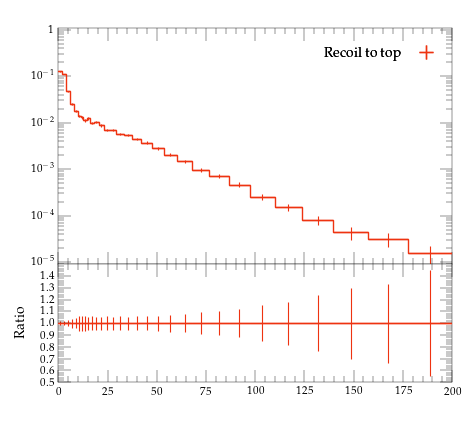

The script that saved this image:
#! /usr/bin/env python

# This Python script was auto-generated using YODA v2.0.2.
# Analysis object: /MC_HFJETS_TEST/ptCHadrLead
# Timestamp: 30-07-2026 (13:09:52)

import matplotlib as mpl
import matplotlib.pyplot as plt
mpl.use('Agg') # comment out for interactive use
import os
import numpy as np

plotDir = os.path.split(os.path.realpath(__file__))[0]
if 'YODA_USER_PLOT_PATH' in globals():
    plot_outdir = globals()['YODA_USER_PLOT_PATH']
else:
    plot_outdir = plotDir

#plot style
plt.style.use(os.path.join(plotDir, '../default.mplstyle'))
# plot metadata
figW, figH = plt.rcParams['figure.figsize']
ax_xLabel = r''
ax_yLabel = r''
ax_title  = r''
ax_xScale = 'linear'
ax_yScale = 'log'
xLims = (0.0, 200.0)
yLims = (9e-06, 1.1)

# TeX-friendly labels for the legend
labels = {
    'legend' : ([ r"Recoil to top" ], r""),
}

# Adjust canvas width and height
canvasW = 10.0
canvasH = 9.0
figW *= canvasW/10.
figH *= canvasH/9.

# Create figure and axis objects
fig, (ax, ratio0_ax) = plt.subplots(2, 1, sharex=True,
                  figsize=(figW,figH), gridspec_kw={'height_ratios': (6.0, 3.0)})

# Set figure margins
plt.subplots_adjust(
    left   = 1.0 * plt.rcParams['figure.subplot.left'],
    right  = 1.0 * plt.rcParams['figure.subplot.right'],
    top    = 1.0 * plt.rcParams['figure.subplot.top'],
    bottom = 1.0 * plt.rcParams['figure.subplot.bottom'])

ratio0_ax.yaxis.set_major_locator(mpl.ticker.MultipleLocator(0.1))
ratio0_ax.set_ylim(0.5, 1.4999)
ratio0_ax.set_ylabel('Ratio')

# the numerical data is stored in a separate file
dataf = dict()
prefix = os.path.split(__file__)[0]
if prefix:    prefix = prefix + '/'
exec(open(prefix+'ptCHadrLead__data.py').read(), dataf)


legend_handles = dict() # keep track of handles for the legend

# style options for curves
# starts at zorder>=5 to draw curve on top of legend
styles = {
  'recoil_t': {
    'color' : '#EE3311',
    'linestyle' : '-',
    'linewidth' : 1,
    'marker' : 'none',
    'markersize' : 2,
    'capsize' : 0.0,
    'zorder' : 5,
    'histstyle' : 1,
    'drawstyle' : 'steps-pre',
    'xerrorbars' : 1,
    'yerrorbars' : 1,
    'fillcolor' : None,
    'fillopacity' : 1.0,
    'ratio0_linestyle' : '-',
    'ratio0_linewidth' : 1,
    'ratio0_marker' : 'none',
    'ratio0_markersize' : 2,
    'ratio0_capsize' : 0.0,
    'ratio0_zorder' : 5,
    'ratio0_histstyle' : 1,
    'ratio0_drawstyle' : 'steps-pre',
    'ratio0_xerrorbars' : 1,
    'ratio0_yerrorbars' : 1,
  },
}

# curve from input yoda files in main panel
for label, yvals in dataf['yvals'].items():
    if all(np.isnan(v) for v in dataf['yvals'][label]):
        continue
    tmp = None
    if styles[label]['histstyle']: # draw as histogram
        xpos = dataf['xedges'][label] if styles[label]['drawstyle'] else dataf['xpoints'][label]
        ypos = np.insert(yvals, 0, yvals[0]) if styles[label]['drawstyle'] else yvals
        if styles[label]['fillcolor']: # fill area below curve
            ax.fill_between(xpos, ypos, step='pre',
                            color=styles[label]['fillcolor'],
                            alpha=styles[label]['fillopacity'])
        tmp, = ax.plot(xpos, ypos,
                       color=styles[label]['color'],
                       linestyle=styles[label]['linestyle'],
                       linewidth=styles[label]['linewidth'],
                       drawstyle=styles[label]['drawstyle'], solid_joinstyle='miter',
                       zorder=styles[label]['zorder'], label=label)
    tmp = ax.errorbar(dataf['xpoints'][label], yvals,
                      xerr=np.array(dataf['xerrs'][label])*styles[label]['xerrorbars'],
                      yerr=np.array(dataf['yerrs'][label])*styles[label]['yerrorbars'],
                      fmt=styles[label]['marker'], capsize=styles[label]['capsize'],
                      markersize=styles[label]['markersize'],
                      ecolor=styles[label]['color'],
                      color=styles[label]['color'], zorder=styles[label]['zorder'])
    tmp[-1][0].set_linestyle(styles[label]['linestyle'])
    tmp[-1][0].set_linewidth(styles[label]['linewidth'])
    if label in dataf['add_legend_handle']:  legend_handles[label] = tmp
    for varLabel in dataf['variation_yvals'].keys():
        if varLabel.startswith(label):
            tmp, = ax.plot(dataf['xedges'][label], dataf['variation_yvals'][varLabel],
                           color=styles[label]['color'],
                           linestyle=styles[label]['linestyle'],
                           linewidth=styles[label]['linewidth'],
                           drawstyle='steps-pre', solid_joinstyle='miter',
                           zorder=styles[label]['zorder'], alpha=0.5)


# plots on ratio panel
# curve from input yoda files in ratio panel
for label, yvals in dataf['ratio0_yvals'].items():
    if all(np.isnan(v) for v in yvals):
        continue
    if styles[label]['ratio0_histstyle']: # plot as histogram
        xpos = dataf['xedges']['recoil_t'] if styles[label]['ratio0_drawstyle'] else dataf['xpoints']['recoil_t']
        ypos = np.insert(yvals, 0, yvals[0]) if styles[label]['ratio0_drawstyle'] else yvals
        ratio0_ax.plot(xpos, ypos,
                       color=styles[label]['color'],
                       linewidth=styles[label]['linewidth'],
                       linestyle=styles[label]['ratio0_linestyle'],
                       drawstyle=styles[label]['ratio0_drawstyle'], zorder=styles[label]['zorder'],
                       solid_joinstyle='miter')
    tmp = ratio0_ax.errorbar(dataf['xpoints']['recoil_t'], yvals,
                             xerr=np.array(dataf['ref_xerrs'])*styles[label]['ratio0_xerrorbars'],
                             yerr=np.array(dataf['ratio0_yerrs'][label])*styles[label]['ratio0_yerrorbars'],
                             fmt=styles[label]['ratio0_marker'], capsize=styles[label]['ratio0_capsize'],
                             markersize=styles[label]['ratio0_markersize'],
                             ecolor=styles[label]['color'],
                             color=styles[label]['color'])
    tmp[-1][0].set_linestyle(styles[label]['ratio0_linestyle'])
    tmp[-1][0].set_linewidth(styles[label]['ratio0_linewidth'])

    for varlabel in dataf['ratio0_variation_vals'].keys():
        if varlabel.startswith(label):
            ratio0_ax.plot(dataf['xedges']['recoil_t'],
                            dataf['ratio0_variation_vals'][varlabel],
                            color=styles[label]['color'],
                            linestyle=styles[label]['linestyle'],
                            linewidth=styles[label]['linewidth'],
                            drawstyle='steps-pre', solid_joinstyle='miter',
                            zorder=1, alpha=0.5)

legend_items = list(legend_handles.values())
ax.add_artist(ax.legend(legend_items,
                        labels['legend'][0],
                        title=labels['legend'][1],
                        alignment='right',
                        loc='upper right',
                        bbox_to_anchor=(1.0, 0.97),markerfirst=False))

# set plot metadata as defined above
ratio0_ax.set_xlabel(ax_xLabel)
ratio0_ax.xaxis.set_label_coords(1., -0.15)
ax.set_ylabel(ax_yLabel, ha='right', va='top')
ax.yaxis.set_label_coords(-0.11, 1.0)
ax.set_title(ax_title, loc='left')
ax.set_xscale(ax_xScale)
ax.set_yscale(ax_yScale)
ax.set_xlim(xLims)
ax.set_ylim(yLims)

# tick formatting
plt.rcParams['xtick.top'] = True
plt.rcParams['ytick.right'] = True
ax.yaxis.set_major_locator(mpl.ticker.LogLocator(base=10.0, numticks=np.inf))
ax.yaxis.set_minor_locator(mpl.ticker.LogLocator(
                           base=10.0, subs=np.arange(0.1, 1, 0.1), numticks=np.inf))
fig.align_ylabels((ax, ratio0_ax))
plt.savefig(os.path.join(plot_outdir, 'ptCHadrLead.pdf'), format='PDF')
plt.savefig(os.path.join(plot_outdir, 'ptCHadrLead.png'), format='PNG')

plt.close(fig)
